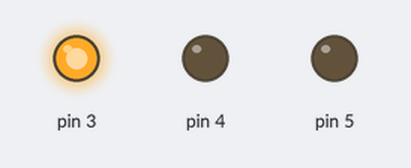
The sketch below on a simulated Arduino Uno, built with avr-gcc and run on an emulated ATmega328P. Parts: output pins drawn as LEDs (lit = HIGH).

Above: at 0.7 s.
At 3.7 s:
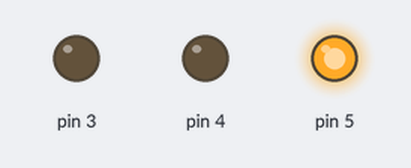
At 5.2 s:
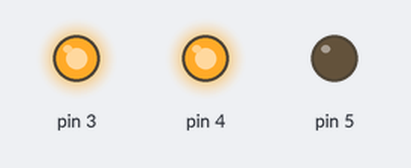
At 6.7 s:
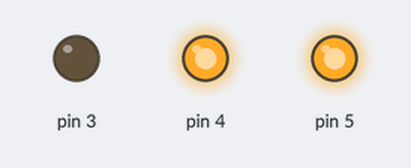
At 9.7 s:
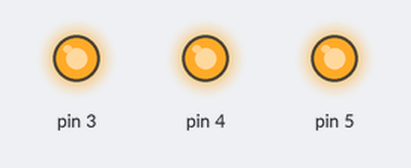
At 12.7 s:
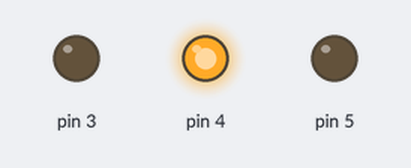
Timing chart, 0 to 13.7 s (numbered marks = the images above):
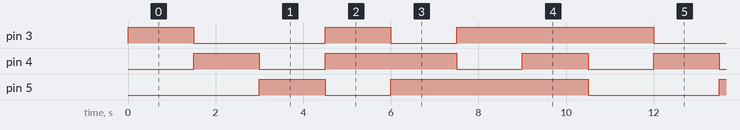

The sketch:

LED_Blink.ino
```cpp
void setup() {

  for (int i=3; i<=5; i++) {

    pinMode(i, OUTPUT);
}

}

void loop() {

  digitalWrite(3, HIGH);
  digitalWrite(4, LOW);
  digitalWrite(5, LOW);
  delay(1500);
  digitalWrite(3, LOW);
  digitalWrite(4, HIGH);
  digitalWrite(5, LOW);
  delay(1500);
  digitalWrite(3, LOW);
  digitalWrite(4, LOW);
  digitalWrite(5, HIGH);
  delay(1500);
  digitalWrite(3, HIGH);
  digitalWrite(4, HIGH);
  digitalWrite(5, LOW);
  delay(1500);
  digitalWrite(3, LOW);
  digitalWrite(4, HIGH);
  digitalWrite(5, HIGH);
  delay(1500);
  digitalWrite(3, HIGH);
  digitalWrite(4, LOW);
  digitalWrite(5, HIGH);
  delay(1500);
  digitalWrite(3, HIGH);
  digitalWrite(4, HIGH);
  digitalWrite(5, HIGH);
  delay(1500);

}
```

Measured:
- by itself, pin 3: repeats every 10.5 s: LOW 3.0 s, HIGH 1.5 s, LOW 1.5 s, HIGH 4.5 s
- by itself, pin 4: repeats every 10.5 s: LOW 1.5 s, HIGH 3.0 s, 2 × (LOW 1.5 s, HIGH 1.5 s)
- by itself, pin 5: repeats every 10.5 s: LOW 1.5 s, HIGH 4.5 s, LOW 3.0 s, HIGH 1.5 s
